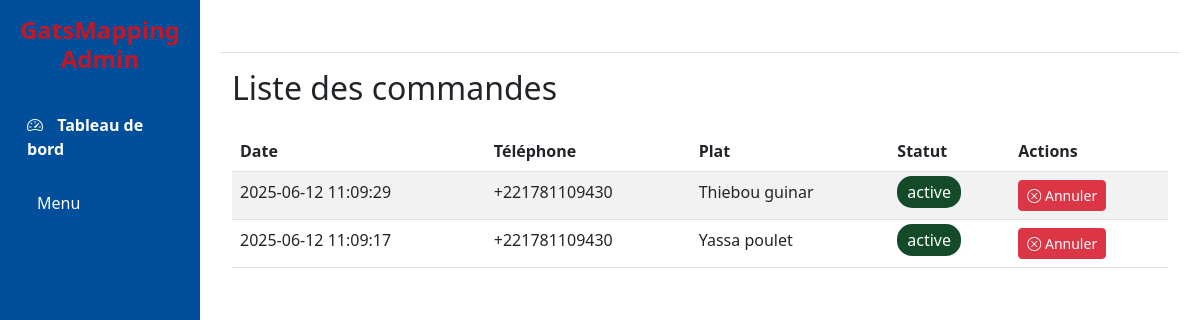
/commandes, run on the app's committed database.
### models.py (models this page shows)
class Commande(Base):
    __tablename__ = 'commandes'
    id = Column(Integer, primary_key=True)
    phone = Column(String, nullable=False)
    plat = Column(String, nullable=False)
    statut = Column(String, default='active')  # 'active' ou 'annulee'
    date_commande = Column(DateTime, default=datetime.utcnow)

### app.py (the view)
@app.route('/commandes')
def commandes():
    session = Session()
    commandes = session.query(Commande).order_by(Commande.date_commande.desc()).all()
    session.close()
    return render_template('commandes.html', commandes=commandes)

### templates/commandes.html
{% extends "admin.html" %}
{% block content %}
<div class="container-fluid">
    <h2 class="mb-4">Liste des commandes</h2>
    <div class="table-responsive">
        <table class="table table-striped">
            <thead>
                <tr>
                    <th>Date</th>
                    <th>Téléphone</th>
                    <th>Plat</th>
                    <th>Statut</th>
                    <th>Actions</th>
                </tr>
            </thead>
            <tbody>
                {% for commande in commandes %}
                <tr>
                    <td>{{ commande.date_commande.strftime('%Y-%m-%d %H:%M:%S') }}</td>
                    <td>{{ commande.phone }}</td>
                    <td>{{ commande.plat }}</td>
                    <td>
                        <span class="status-badge status-{{ commande.statut }}">
                            {{ commande.statut }}
                        </span>
                    </td>
                    <td>
                        {% if commande.statut == 'active' %}
                        <button class="btn btn-sm btn-danger" onclick="annulerCommande('{{ commande.id }}')">
                            <i class="bi bi-x-circle"></i> Annuler
                        </button>
                        {% endif %}
                    </td>
                </tr>
                {% endfor %}
            </tbody>
        </table>
    </div>
</div>
{% endblock %}

### templates/admin.html (style rules this page uses)
.status-badge { padding: 5px 10px; border-radius: 15px; }
.status-active { background-color: #134a27; color: white; }

### data on the page
Commande: date_commande "2025-06-12 11:09:29", phone "+221781109430", plat "Thiebou guinar", statut "active"
Commande: date_commande "2025-06-12 11:09:17", phone "+221781109430", plat "Yassa poulet", statut "active"
